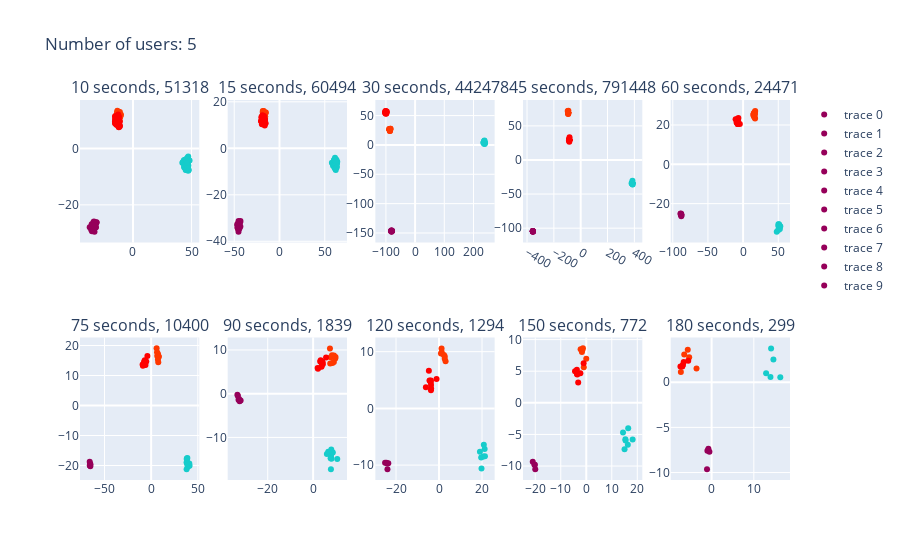
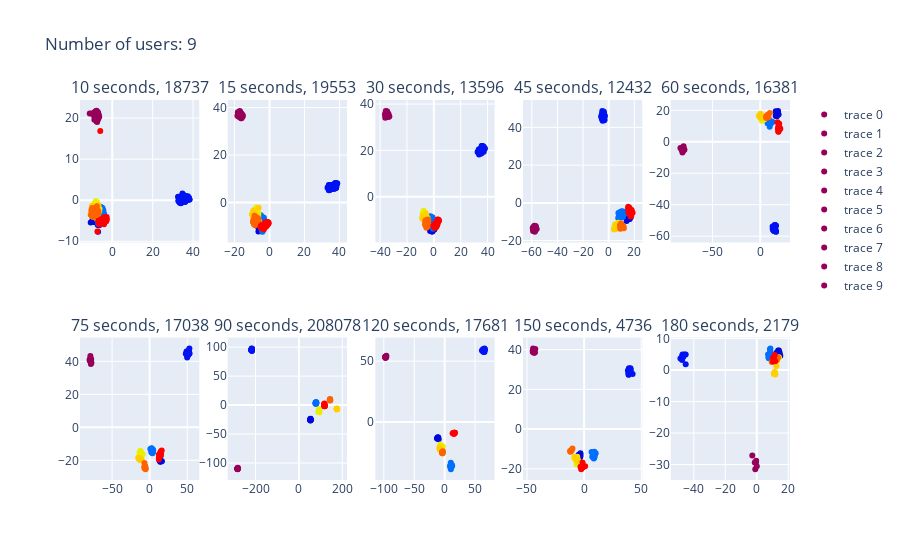
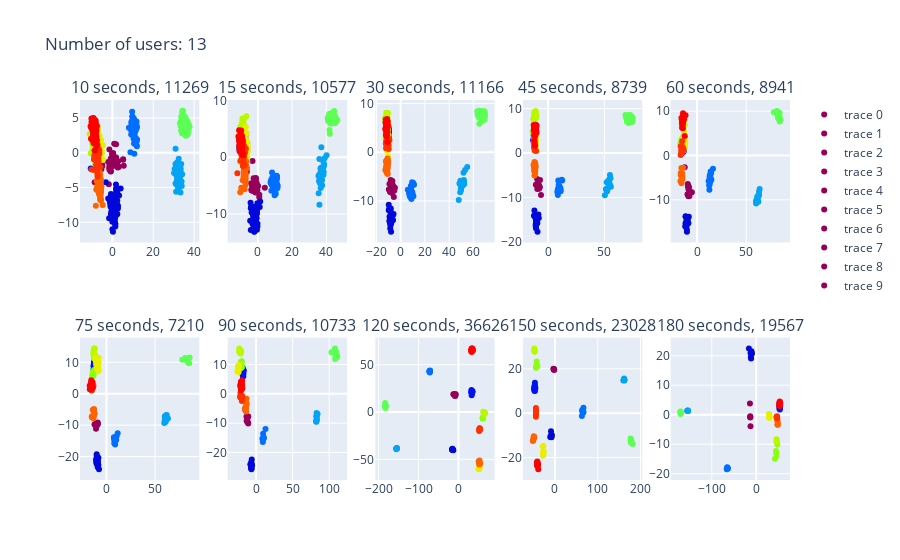

The notebook cell these images were saved under, in order:
### Markdown cell above
### Time intervals vs user number graphs with LDA

Below is a series of graphs for different number of users with different time intervals used, noted with vrc scores. We can confirm that with increasing number of users, it takes longer time intervals to properly discern between different users. The interseting part is that the quality of distinguishing different people is concave. Note how for each number of users (or spread of the graphs) there is a peak in score, which diminishes on both sides.

### Code cell
# Data
datas = datas_3
warnings.filterwarnings("ignore")

user_number = 5
users = get_random_users(n=user_number)
scores = []
for data in datas:
    _, score = get_lda(data, users, stats=False, score=True)
    scores.append(score)
fig = make_subplots(
    rows=2,
    cols=5,
    subplot_titles=[
        "{} seconds, {}".format(segment_intervals[i], int(scores[i]))
        for i in range(0, len(datas))
    ],
)
for i in range(0, len(datas)):
    lda, score = get_lda(datas[i], users, stats=False, score=True)
    fig.add_trace(
        go.Scatter(
            x=lda["component_1"],
            y=lda["component_2"],
            mode="markers",
            marker=dict(color=lda["user"], colorscale="rainbow"),
        ),
        row=int(i / 5) + 1,
        col=i % 5 + 1,
    )
fig.update_layout(title="Number of users: {}".format(user_number))
fig.show()

user_number = 9
users = get_random_users(n=user_number)
scores = []
for data in datas:
    _, score = get_lda(data, users, stats=False, score=True)
    scores.append(score)
fig = make_subplots(
    rows=2,
    cols=5,
    subplot_titles=[
        "{} seconds, {}".format(segment_intervals[i], int(scores[i]))
        for i in range(0, len(datas))
    ],
)
for i in range(0, len(datas)):
    lda, score = get_lda(datas[i], users, stats=False, score=True)
    fig.add_trace(
        go.Scatter(
            x=lda["component_1"],
            y=lda["component_2"],
            mode="markers",
            marker=dict(color=lda["user"], colorscale="rainbow"),
        ),
        row=int(i / 5) + 1,
        col=i % 5 + 1,
    )
fig.update_layout(title="Number of users: {}".format(user_number))
fig.show()

user_number = 13
users = get_random_users(n=user_number)
scores = []
for data in datas:
    _, score = get_lda(data, users, stats=False, score=True)
    scores.append(score)
fig = make_subplots(
    rows=2,
    cols=5,
    subplot_titles=[
        "{} seconds, {}".format(segment_intervals[i], int(scores[i]))
        for i in range(0, len(datas))
    ],
)
for i in range(0, len(datas)):
    lda, score = get_lda(datas[i], users, stats=False, score=True)
    fig.add_trace(
        go.Scatter(
            x=lda["component_1"],
            y=lda["component_2"],
            mode="markers",
            marker=dict(color=lda["user"], colorscale="rainbow"),
        ),
        row=int(i / 5) + 1,
        col=i % 5 + 1,
    )
fig.update_layout(title="Number of users: {}".format(user_number))
fig.show()
